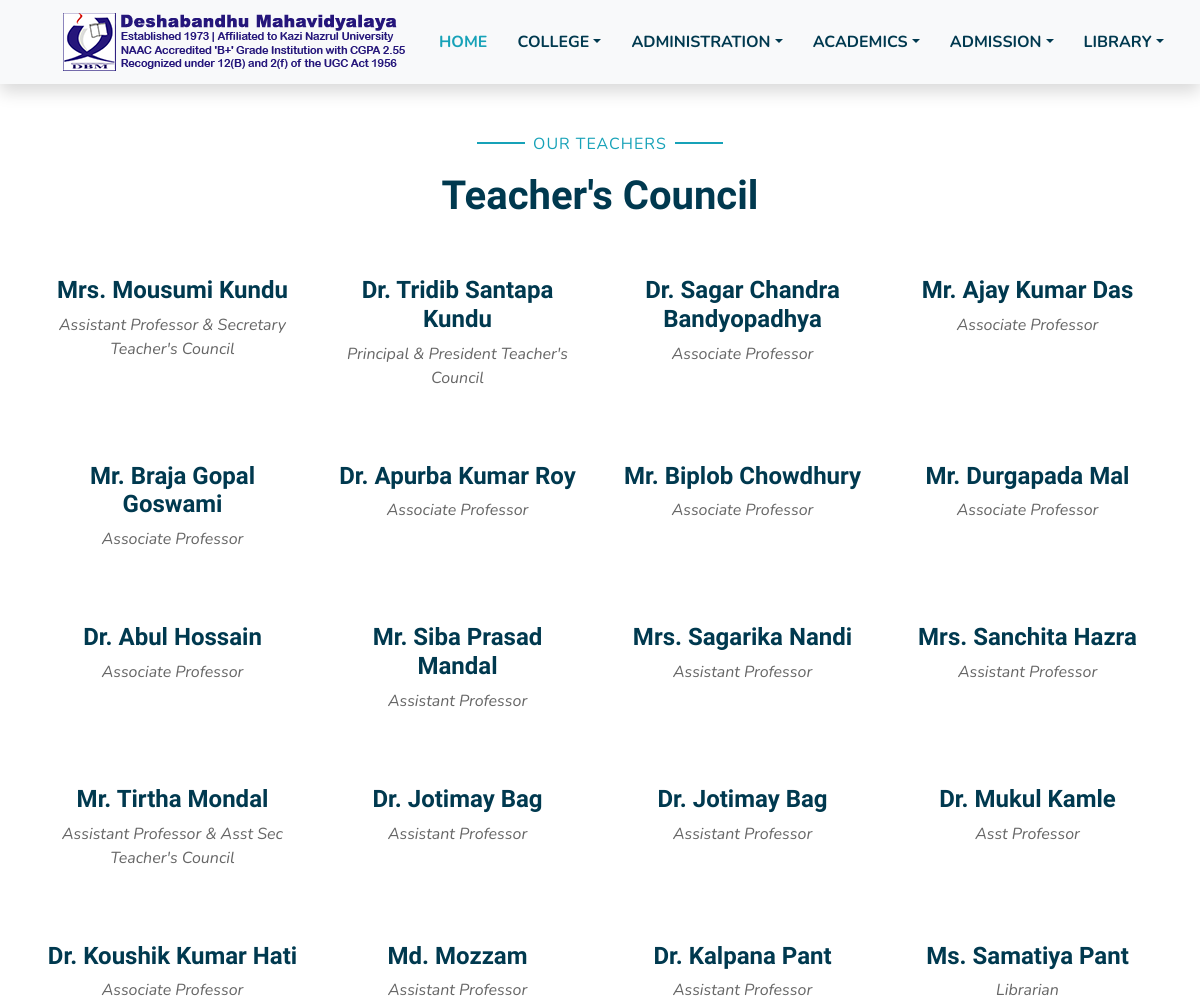
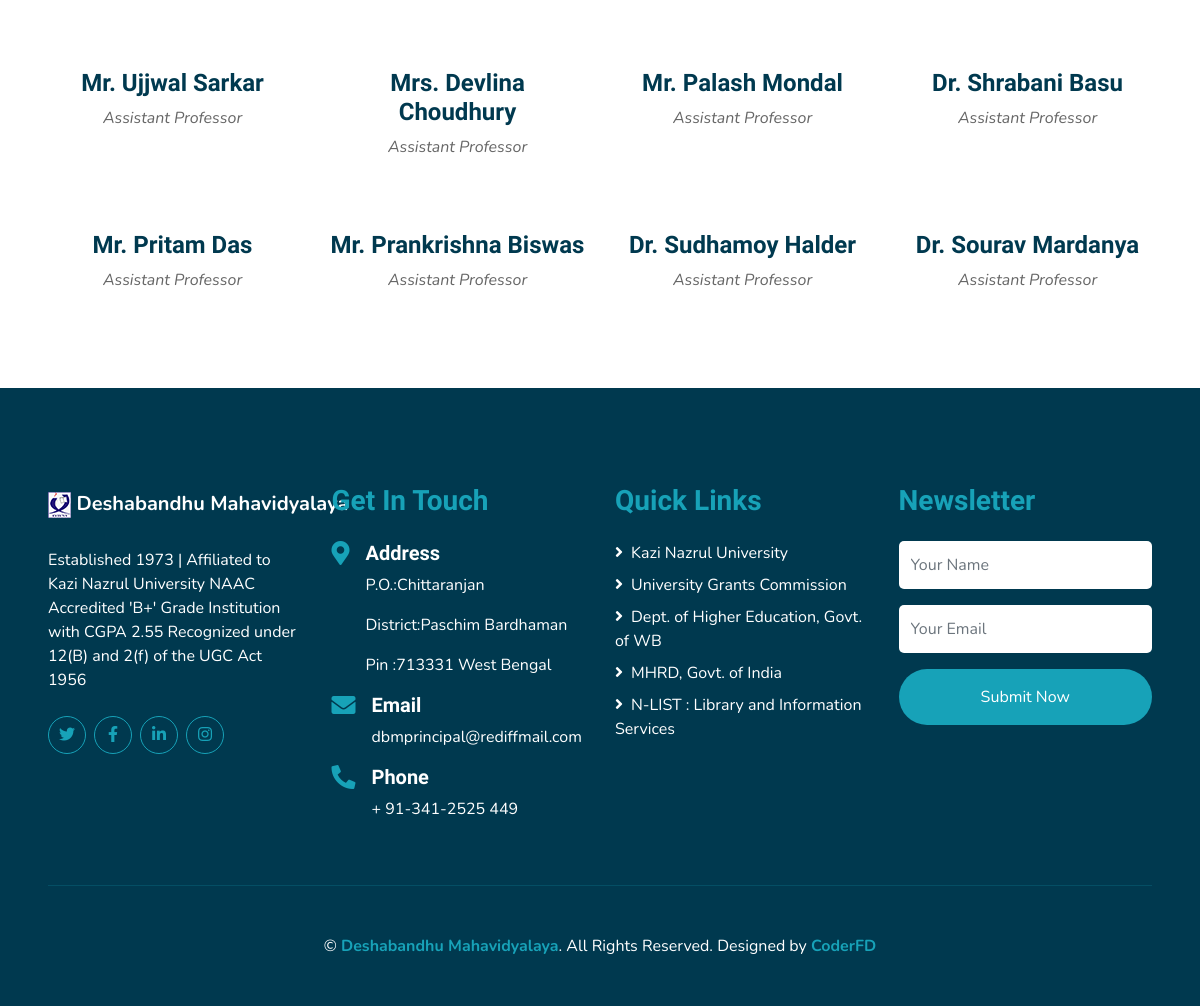
The app's page /Teachers-Council/ with its own data (2 pictures, top to bottom).
### public/models.py (models this page shows, shortened)
class TeachersCouncil(models.Model):
    name           = models.CharField(max_length=30,null=True,blank=True)
    qualification  = models.CharField(max_length=50,null=True,blank=True)
    desgination    = models.CharField(max_length=50,null=True,blank=True)

### public/views.py (the view)
# urls.py: path('Teachers-Council/',              all.tc, name="tc"),
    def tc(self,request):
        tc                = TeachersCouncil.objects.all()
        self.context['t'] = tc
        return render(request,"tc.html",self.context)

### templates/tc.html (shortened to what this page needs)
<!DOCTYPE html>
{%load static%}
<html lang="en">
<head>
    <link href="https://cdnjs.cloudflare.com/ajax/libs/font-awesome/5.10.0/css/all.min.css" rel="stylesheet">
    <link href="{%static 'lib/flaticon/font/flaticon.css'%}" rel="stylesheet">
    <link href="{%static 'lib/owlcarousel/assets/owl.carousel.min.css'%}" rel="stylesheet">
    <link href="{%static 'lib/lightbox/css/lightbox.min.css'%}" rel="stylesheet">
    <link href="{%static 'css/style.css'%}" rel="stylesheet">
</head>
<body>
    <div class="container-fluid bg-light position-relative shadow">
        <nav class="navbar navbar-expand-lg bg-light navbar-light py-3 py-lg-0 px-0 px-lg-5">
            <a href="" class="navbar-brand font-weight-bold text-secondary" style="font-size:19px;">
                <img src="{%static 'img/Images/header/logo.png'%}">
            </a>
            <div class="collapse navbar-collapse justify-content-between" id="navbarCollapse">
                <div class="navbar-nav font-weight-bold mx-auto py-0">
                    <a href="index.html" class="nav-item nav-link active">HOME</a>
                    <div class="nav-item dropdown">
                        <a href="#" class="nav-link dropdown-toggle" data-toggle="dropdown">COLLEGE</a>
                    </div>
                    <div class="nav-item dropdown">
                        <a href="#" class="nav-link dropdown-toggle" data-toggle="dropdown">ADMINISTRATION</a>
                    </div>
                    <div class="nav-item dropdown">
                        <a href="#" class="nav-link dropdown-toggle" data-toggle="dropdown">ACADEMICS</a>
                    </div>
                    <div class="nav-item dropdown">
                        <a href="#" class="nav-link dropdown-toggle" data-toggle="dropdown">ADMISSION</a>
                    </div>
                    <div class="nav-item dropdown">
                        <a href="#" class="nav-link dropdown-toggle" data-toggle="dropdown">LIBRARY</a>
                    </div>
                </div>
            </div>
        </nav>
    </div>
     <div class="container-fluid pt-5">
        <div class="container">
            <div class="text-center pb-2">
                <p class="section-title px-5"><span class="px-2">Our Teachers</span></p>
                <h1 class="mb-4">Teacher's Council</h1>
            </div>
            <div class="row">
                {%for i in t%}
                <div class="col-md-6 col-lg-3 text-center team mb-5">
                    <h4>{{i.name}}</h4>
                    <i>{{i.desgination}}</i>
                </div>
                {%endfor%}
            </div>
        </div>
    </div>
     <div class="container-fluid bg-secondary text-white mt-5 py-5 px-sm-3 px-md-5">
        <div class="row pt-5">
            <div class="col-lg-3 col-md-6 mb-5">
                <a href="" class="navbar-brand font-weight-bold text-primary m-0 mb-4 p-0" style="font-size: 20px; line-height: 40px;">
                    <img src="{%static 'img/Images/header/111.png'%}">
                    <span class="text-white">Deshabandhu Mahavidyalaya</span>
                </a>
                <p>Established 1973 | Affiliated to Kazi Nazrul University
                    NAAC Accredited 'B+' Grade Institution with CGPA 2.55
                    Recognized under 12(B) and 2(f) of the UGC Act 1956</p>
                <div class="d-flex justify-content-start mt-4">
                    <a class="btn btn-outline-primary rounded-circle text-center mr-2 px-0"
                        style="width: 38px; height: 38px;" href="#"><i class="fab fa-twitter"></i></a>
                    <a class="btn btn-outline-primary rounded-circle text-center mr-2 px-0"
                        style="width: 38px; height: 38px;" href="#"><i class="fab fa-facebook-f"></i></a>
                    <a class="btn btn-outline-primary rounded-circle text-center mr-2 px-0"
                        style="width: 38px; height: 38px;" href="#"><i class="fab fa-linkedin-in"></i></a>
                    <a class="btn btn-outline-primary rounded-circle text-center mr-2 px-0"
                        style="width: 38px; height: 38px;" href="#"><i class="fab fa-instagram"></i></a>
                </div>
            </div>
            <div class="col-lg-3 col-md-6 mb-5">
                <h3 class="text-primary mb-4">Get In Touch</h3>
                <div class="d-flex">
                    <h4 class="fa fa-map-marker-alt text-primary"></h4>
                    <div class="pl-3">
                        <h5 class="text-white">Address</h5>
                        <p>P.O.:Chittaranjan</p>
                       <p> District:Paschim Bardhaman</p>
                       <p>Pin :713331 West Bengal</p>
                    </div>
                </div>
                <div class="d-flex">
                    <h4 class="fa fa-envelope text-primary"></h4>
                    <div class="pl-3">
                        <h5 class="text-white">Email</h5>
                        <p>dbmprincipal@rediffmail.com</p>
                    </div>
                </div>
                <div class="d-flex">
                    <h4 class="fa fa-phone-alt text-primary"></h4>
                    <div class="pl-3">
                        <h5 class="text-white">Phone</h5>
                        <p>+ 91-341-2525 449</p>
                    </div>
                </div>
            </div>
            <div class="col-lg-3 col-md-6 mb-5">
                <h3 class="text-primary mb-4">Quick Links</h3>
                <div class="d-flex flex-column justify-content-start">
                    <a class="text-white mb-2" href="http://www.knu.ac.in/"><i class="fa fa-angle-right mr-2"></i>Kazi Nazrul University</a>
                    <a class="text-white mb-2" href="https://www.ugc.ac.in/"><i class="fa fa-angle-right mr-2"></i>University Grants Commission</a>
                    <a class="text-white mb-2" href="https://banglaruchchashiksha.wb.gov.in/"><i class="fa fa-angle-right mr-2"></i>Dept. of Higher Education, Govt. of WB</a>
                    <a class="text-white mb-2" href="https://www.education.gov.in/en"><i class="fa fa-angle-right mr-2"></i>MHRD, Govt. of India</a>
                    <a class="text-white mb-2" href="https://nlist.inflibnet.ac.in/"><i class="fa fa-angle-right mr-2"></i>N-LIST : Library and Information Services</a>
                </div>
            </div>
            <div class="col-lg-3 col-md-6 mb-5">
                <h3 class="text-primary mb-4">Newsletter</h3>
                <form action="">
                    <div class="form-group">
                        <input type="text" class="form-control border-0 py-4" placeholder="Your Name" required="required" />
                    </div>
                    <div class="form-group">
                        <input type="email" class="form-control border-0 py-4" placeholder="Your Email"
                            required="required" />
                    </div>
                    <div>
                        <button class="btn btn-primary btn-block border-0 py-3" type="submit">Submit Now</button>
                    </div>
                </form>
            </div>
        </div>
        <div class="container-fluid pt-5" style="border-top: 1px solid rgba(23, 162, 184, .2);;">
            <p class="m-0 text-center text-white">
                &copy; <a class="text-primary font-weight-bold" href="#">Deshabandhu Mahavidyalaya</a>. All Rights Reserved. Designed
                by
                <a class="text-primary font-weight-bold" href="">CoderFD</a>
            </p>
        </div>
    </div>
</body>
</html>

### records on screen
TeachersCouncil: name "Mrs. Mousumi Kundu", desgination "Assistant Professor & Secretary Teacher's Council"
TeachersCouncil: name "Dr. Tridib Santapa Kundu", desgination "Principal & President Teacher's Council"
TeachersCouncil: name "Dr. Sagar Chandra Bandyopadhya", desgination "Associate Professor"
TeachersCouncil: name "Mr. Ajay Kumar Das", desgination "Associate Professor"
TeachersCouncil: name "Mr. Braja Gopal Goswami", desgination "Associate Professor"
TeachersCouncil: name "Dr. Apurba Kumar Roy", desgination "Associate Professor"
TeachersCouncil: name "Mr. Biplob Chowdhury", desgination "Associate Professor"
TeachersCouncil: name "Mr. Durgapada Mal", desgination "Associate Professor"
TeachersCouncil: name "Dr. Abul Hossain", desgination "Associate Professor"
TeachersCouncil: name "Mr. Siba Prasad Mandal", desgination "Assistant Professor"
TeachersCouncil: name "Mrs. Sagarika Nandi", desgination "Assistant Professor"
TeachersCouncil: name "Mrs. Sanchita Hazra", desgination "Assistant Professor"
TeachersCouncil: name "Mr. Tirtha Mondal", desgination "Assistant Professor & Asst Sec Teacher's Council"
TeachersCouncil: name "Dr. Jotimay Bag", desgination "Assistant Professor"
TeachersCouncil: name "Dr. Jotimay Bag", desgination "Assistant Professor"
TeachersCouncil: name "Dr. Mukul Kamle", desgination "Asst Professor"
TeachersCouncil: name "Dr. Koushik Kumar Hati", desgination "Associate Professor"
TeachersCouncil: name "Md. Mozzam", desgination "Assistant Professor"
TeachersCouncil: name "Dr. Kalpana Pant", desgination "Assistant Professor"
TeachersCouncil: name "Ms. Samatiya Pant", desgination "Librarian"
TeachersCouncil: name "Mr. Ujjwal Sarkar", desgination "Assistant Professor"
TeachersCouncil: name "Mrs. Devlina Choudhury", desgination "Assistant Professor"
TeachersCouncil: name "Mr. Palash Mondal", desgination "Assistant Professor"
TeachersCouncil: name "Dr. Shrabani Basu", desgination "Assistant Professor"
TeachersCouncil: name "Mr. Pritam Das", desgination "Assistant Professor"
TeachersCouncil: name "Mr. Prankrishna Biswas", desgination "Assistant Professor"
TeachersCouncil: name "Dr. Sudhamoy Halder", desgination "Assistant Professor"
TeachersCouncil: name "Dr. Sourav Mardanya", desgination "Assistant Professor"
